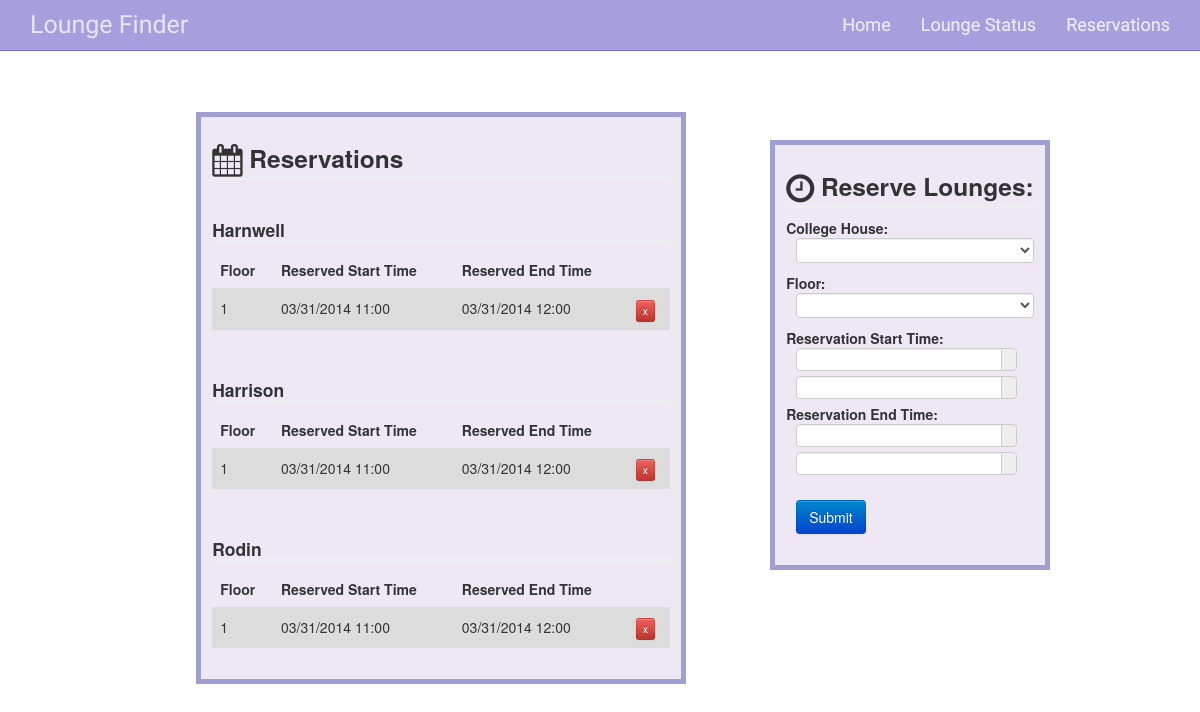
The app's page /reservations, older data.
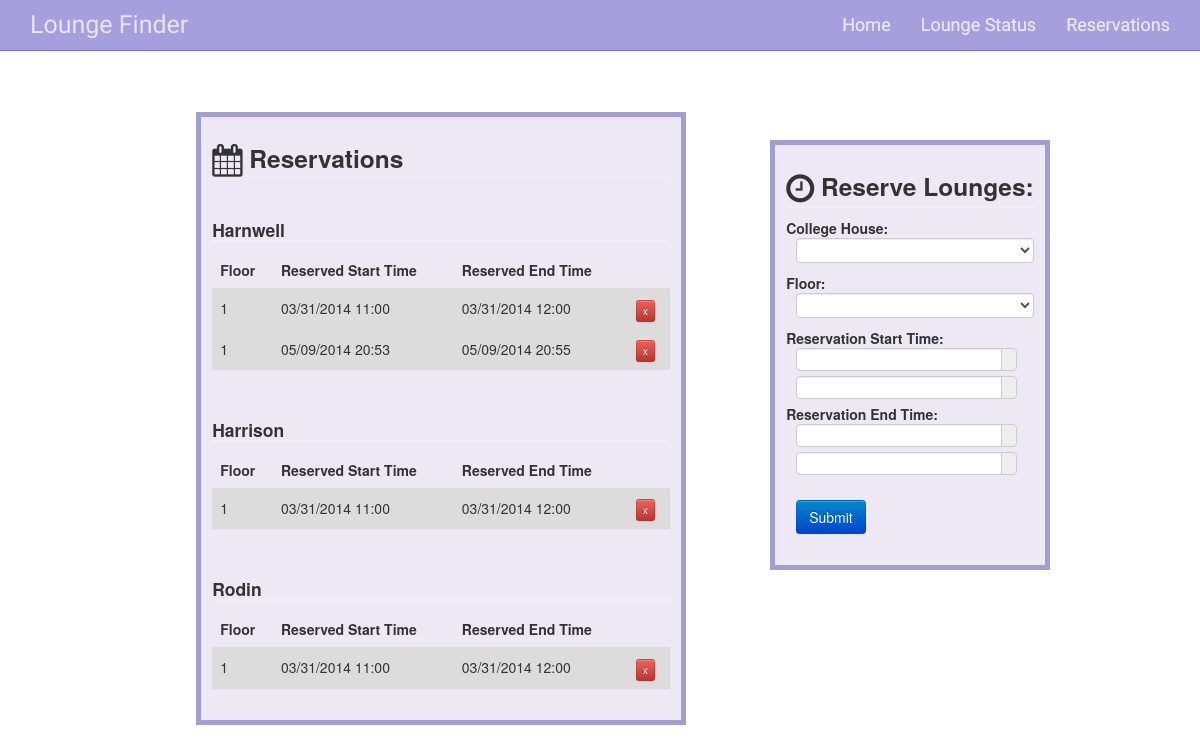
The same page, newer data.
### tables this page shows
CREATE TABLE reservations (
  i integer primary key,
  id integer,
  reserve_start text,
  reserve_end text
);

### loungefinder.py (the view)
@app.route('/reservations')
def reservations():
    db = get_db()
    dformat = "%m/%d/%Y %H:%M"
    cur = db.execute('SELECT * FROM reservations ORDER BY id')
    entries = cur.fetchall()
    harrison = []
    harnwell = []
    rodin = []
    for e in entries:
    	c = db.execute('SELECT * FROM lounges WHERE id = ? ORDER BY reserve_start', (e['id'],))
    	l = c.fetchone()
    	d = {}
    	d["floor"] = l['floor']
    	d["start"] = e["reserve_start"]
    	d["end"] = e["reserve_end"]
    	d["id"] = e['id']
    	d["i"] = e['i']
    	if l['building'] == "Harrison":
    		harrison.append(d)
    	elif l['building'] == "Harnwell":
    		harnwell.append(d)
    	elif l['building'] == "Rodin":
    		rodin.append(d)
    return render_template('reservations.html', entries=entries, harnwell=harnwell, harrison=harrison, rodin=rodin)

### loungefinder.py (called while the page is built)
def dict_factory(cursor, row):
    d = {}
    for idx, col in enumerate(cursor.description):
        d[col[0]] = row[idx]
    return d

def connect_db():
    rv = sqlite3.connect(app.config['DATABASE'])
    rv.row_factory = dict_factory
    return rv

def get_db():
    if not hasattr(g, 'sqlite_db'):
        g.sqlite_db = connect_db()
    return g.sqlite_db

### templates/reservations.html (shortened to what this page needs)
{% extends "layout.html" %}
{% block body %}
<div class="page left-col">
  <h3><i class="fa fa-calendar fa-lg"/></i> Reservations </h3>
	<br>
	<h4> Harnwell</h4>
	<table class="table table-hover">
      <thead>
        <tr>
          <th>Floor</th>
          <th>Reserved Start Time</th>
          <th>Reserved End Time</th>
          <th></th>
        </tr>
      </thead>
      <tbody class="reservation-table">
        {% for x in harnwell %}
        <tr>
          <td>{{x['floor']}}</td>
          <td>{{x['start']}}</td>
          <td>{{x['end']}}</td>
          <td>
          <form action="{{ url_for('delete_reserve') }}" method=post class=delete-reserve>
            <input class="btn btn-danger btn-mini" type=submit value=x>
          </form>
        </td>
        </tr>
        {% endfor %}
      </tbody>
    </table>
	<br>
	<h4> Harrison</h4>
	<table class="table table-hover">
      <thead>
        <tr>
          <th>Floor</th>
          <th>Reserved Start Time</th>
          <th>Reserved End Time</th>
          <th></th>
        </tr>
      </thead>
      <tbody class="reservation-table">
        {% for x in harrison %}
        <tr>
          <td>{{x['floor']}}</td>
          <td>{{x['start']}}</td>
          <td>{{x['end']}}</td>
          <td>
            <form action="{{ url_for('delete_reserve') }}" method=post class=delete-reserve>
            <input class="btn btn-danger btn-mini" type=submit value=x>
          </form>
          </td>
        </tr>
        {% endfor %}
      </tbody>
    </table>
	<br>
	<h4> Rodin</h4>
	<table class="table table-hover">
      <thead>
        <tr>
          <th>Floor</th>
          <th>Reserved Start Time</th>
          <th>Reserved End Time</th>
          <th></th>
        </tr>
      </thead>
      <tbody class="reservation-table">
        {% for x in rodin %}
        <tr>
          <td>{{x['floor']}}</td>
          <td>{{x['start']}}</td>
          <td>{{x['end']}}</td>
          <td>
          <form action="{{ url_for('delete_reserve') }}" method=post class=delete-reserve>
            <input class="btn btn-danger btn-mini" type=submit value=x>
          </form>
        </td>
        </tr>
        {% endfor %}
      </tbody>
    </table>
</div>
<div class="page right-col">
  	<h3><i class="fa fa-clock-o fa-lg"/></i> Reserve Lounges: </h3>
    <form action="{{ url_for('add_reserve') }}" method=post class=add-reserve>
      <dl>
        <dt>College House:
        <dd>
          <select class="form-control" name=building style="height: 25px;">
          <option></option>
          <option value=Harnwell>Harnwell</option>
          </select>
        <dt>Floor:
        <dd>
          <select class="form-control" name=floor style="height: 25px;">
          <option value=""></option>
          <option value=1>1</option>
          </select>
        <dt>Reservation Start Time:</dt>
        <dd>
        <div id="datetimepicker" class="input-append date">
    <input data-format="MM/dd/yyyy" data-autoclose="true" type="text" name="startdate" style="height: 23px;"></input>
    <span class="add-on" style="height: 23px;">
    </span>
  </div>
  <div id="datetimepicker2" class="input-append date">
    <input data-format="hh:mm" type="text" name="starttime" style="height: 23px;"></input>
    <span class="add-on" style="height: 23px;">
    </span>
  </div>
        <dt>Reservation End Time:</dt>
        <dd>
<div id="datetimepicker3" class="input-append date">
    <input data-format="MM/dd/yyyy" type="text" name="enddate" style="height: 23px;"></input>
    <span class="add-on" style="height: 23px;">
    </span>
  </div>
  <div id="datetimepicker4" class="input-append date">
    <input data-format="hh:mm" type="text" name="endtime" style="height: 23px;"></input>
    <span class="add-on" style="height: 23px;">
    </span>
  </div>
        <dd><br/><input class="form-control btn btn-primary" type=submit value=Submit>
      </dl>
    </form>
</div>
{% endblock %}

### templates/layout.html (shortened to what this page needs)
<!doctype html>
<link rel=stylesheet type=text/css href="{{ url_for('static', filename='style.css') }}">
<link href="//netdna.bootstrapcdn.com/font-awesome/4.0.3/css/font-awesome.css" rel="stylesheet">
<link rel="stylesheet" type="text/css" href="{{ url_for('static', filename='bootstrap.min.css') }}">
<link rel="stylesheet" type="text/css" href="{{ url_for('static', filename='bootstrap-combined.min.css') }}">
<link rel="stylesheet" type="text/css" media="screen"
     href="http://tarruda.github.com/bootstrap-datetimepicker/assets/css/bootstrap-datetimepicker.min.css">
<link rel=stylesheet type=text/css href="{{ url_for('static', filename='nav.css') }}">
<link rel=stylesheet type=javascript href="{{ url_for('static', filename='bootstrap.min.js') }}">
<link rel=stylesheet type=javascript href="{{ url_for('static', filename='main.js') }}">
    <div class="navbar navbar-default navbar-fixed-top" role="navigation">
      <div class="container">
        <div class="navbar-header">
          <a class="navbar-brand" href="/">Lounge Finder</a>
        </div>
        <div class="navbar-collapse collapse">
          <ul class="nav navbar-nav navbar-right">
            <li><a href="{{ url_for('main') }}" style="text-shadow: 0 0 0; padding: 15px;">Home</a></li>
            <li><a href="{{ url_for('lounges') }}" style="text-shadow: 0 0 0; padding: 15px;">Lounge Status</a></li>
            <li><a href="{{ url_for('reservations') }}" style="text-shadow: 0 0 0; padding: 15px;">Reservations</a></li>
          </ul>
        </div>
      </div>
    </div>
  {% block body %}{% endblock %}

### static/style.css (style rules this page uses)
a, h1, h2 { color: #377ba8; }
h1, h2, h3, h4 { border-bottom: 2px solid #eee; }
.reservation-table { background-color: gainsboro; }
.page { border: 5px solid #A09FD2; padding: 0.8em; background: white; background-color: rgba(233, 225, 242, 0.75); }
.left-col { margin: 8em 0em 8em 14em; width: 35em; float: left; }
.right-col { margin: 10em 8em 8em 55em; width: 20em; float: left; position: fixed; }
.navbar-brand { font-family: 'Ubuntu', 'sans-serif'; font-size: 25px; }
.navbar-right { font-family: 'Ubuntu', 'sans-serif'; font-size: large; }

### static/nav.css (style rules this page uses)
.navbar-default { background-color: rgba(76, 64, 188, 0.5); border-color: rgba(76, 64, 188, 0.5); }
.navbar-default .navbar-brand { color: #e9e4ef; }
.navbar-default .navbar-nav > li > a { color: #e9e4ef; }
.navbar-default .navbar-collapse, .navbar-default .navbar-form { border-color: #e9e4ef; }

Row changes from the older to the newer data that the page shows:
added reservations: floor "1", start "05/09/2014 20:53", end "05/09/2014 20:55", shown under "Harnwell"
